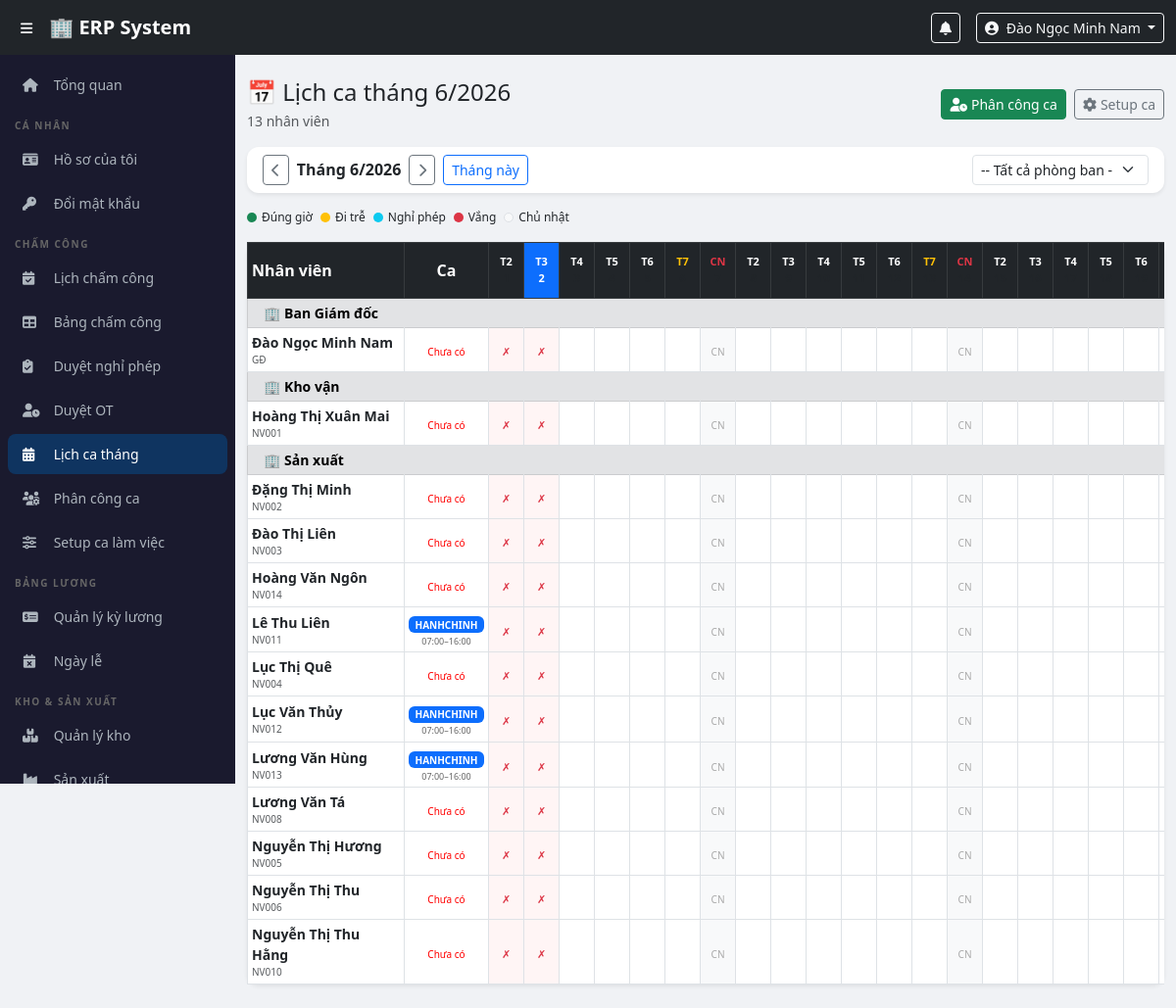
Page /modules/attendance/shift_schedule.php (signed in) on the committed database.
### tables this page shows
CREATE TABLE `users` (
  `id` int(11) NOT NULL,
  `employee_code` varchar(20) NOT NULL,
  `full_name` varchar(100) NOT NULL,
  `username` varchar(50) NOT NULL,
  `password_hash` varchar(255) NOT NULL,
  `email` varchar(100) DEFAULT NULL,
  `phone` varchar(20) DEFAULT NULL,
  `role_id` int(11) NOT NULL,
  `department_id` int(11) DEFAULT NULL,
  `is_active` tinyint(1) DEFAULT 1,
  `created_at` timestamp NOT NULL DEFAULT current_timestamp()
);

CREATE TABLE `departments` (
  `id` int(11) NOT NULL,
  `name` varchar(100) NOT NULL,
  `created_at` timestamp NOT NULL DEFAULT current_timestamp()
);

CREATE TABLE `work_shifts` (
  `id` int(11) NOT NULL,
  `shift_code` varchar(20) NOT NULL,
  `shift_name` varchar(100) NOT NULL,
  `start_time` time NOT NULL,
  `end_time` time NOT NULL,
  `late_threshold` int(11) DEFAULT 15,
  `break_minutes` int(11) DEFAULT 60,
  `work_hours` decimal(4,2) DEFAULT 8.00,
  `ot_multiplier` decimal(3,2) DEFAULT 1.50,
  `weekend_multiplier` decimal(3,2) DEFAULT 2.00,
  `holiday_multiplier` decimal(3,2) DEFAULT 3.00,
  `color` varchar(20) DEFAULT '#0d6efd',
  `is_active` tinyint(1) DEFAULT 1,
  `created_by` int(11) DEFAULT NULL,
  `created_at` timestamp NOT NULL DEFAULT current_timestamp()
);

### config/auth.php (called while the page is built, shortened)
<?php
function currentUser() {
    return [
        'id'          => $_SESSION['user_id']   ?? null,
        'full_name'   => $_SESSION['full_name'] ?? '',
        'username'    => $_SESSION['username']  ?? '',
        'role'        => $_SESSION['role']      ?? '',
        'role_name'   => $_SESSION['role_name'] ?? '',
        'employee_code' => $_SESSION['employee_code'] ?? '',
        'department_id' => $_SESSION['department_id'] ?? null,
    ];
}
?>

### modules/attendance/shift_schedule.php (the view, shortened to what this page needs)
<?php
require_once $_SERVER['DOCUMENT_ROOT'] . '/erp/config/auth.php';
$pdo = getDBConnection();
$viewMonth = (int)($_GET['month'] ?? date('m'));
$viewYear  = (int)($_GET['year']  ?? date('Y'));
$filterDept = (int)($_GET['dept'] ?? 0);
$sql = "SELECT u.id, u.full_name, u.employee_code, d.name AS dept_name,
               ws.shift_name, ws.color AS shift_color,
               ws.start_time, ws.end_time, ws.shift_code
        FROM users u
        LEFT JOIN departments d ON u.department_id = d.id
        LEFT JOIN employee_shifts es ON es.user_id = u.id
            AND es.effective_date <= LAST_DAY(?)
            AND (es.end_date IS NULL OR es.end_date >= ?)
        LEFT JOIN work_shifts ws ON es.shift_id = ws.id
        WHERE u.is_active = 1";
$params = ["$viewYear-$viewMonth-01", "$viewYear-$viewMonth-01"];
$sql .= " ORDER BY d.name, u.full_name";
$stmt = $pdo->prepare($sql);
$stmt->execute($params);
$employees = $stmt->fetchAll();
$attMap = [];
$leaveMap = [];
$daysInMon = cal_days_in_month(CAL_GREGORIAN, $viewMonth, $viewYear);
include $_SERVER['DOCUMENT_ROOT'] . '/erp/includes/header.php';
include $_SERVER['DOCUMENT_ROOT'] . '/erp/includes/sidebar.php';
?>
<div class="main-content">
<div class="container-fluid py-4">
    <div class="d-flex justify-content-between align-items-center mb-3">
        <div>
            <h4 class="mb-1">📅 Lịch ca tháng <?= $viewMonth . '/' . $viewYear ?></h4>
            <p class="text-muted small mb-0"><?= count($employees) ?> nhân viên</p>
        </div>
        <div class="d-flex gap-2">
            <a href="/erp/modules/attendance/shift_assign.php" class="btn btn-success btn-sm">
                <i class="fas fa-user-clock me-1"></i>Phân công ca
            </a>
            <a href="/erp/modules/attendance/shift_setup.php" class="btn btn-outline-secondary btn-sm">
                <i class="fas fa-cog me-1"></i>Setup ca
            </a>
        </div>
    </div>
    <div class="card border-0 shadow-sm mb-3">
        <div class="card-body py-2">
            <div class="d-flex align-items-center gap-3 flex-wrap">
                <div class="d-flex align-items-center gap-2">
                    <a href="?month=<?= $viewMonth-1 ?>&year=<?= $viewYear ?>&dept=<?= $filterDept ?>"
                       class="btn btn-sm btn-outline-secondary"><i class="fas fa-chevron-left"></i></a>
                    <strong>Tháng <?= $viewMonth ?>/<?= $viewYear ?></strong>
                    <a href="?month=<?= $viewMonth+1 ?>&year=<?= $viewYear ?>&dept=<?= $filterDept ?>"
                       class="btn btn-sm btn-outline-secondary"><i class="fas fa-chevron-right"></i></a>
                    <a href="?month=<?= date('m') ?>&year=<?= date('Y') ?>&dept=<?= $filterDept ?>"
                       class="btn btn-sm btn-outline-primary">Tháng này</a>
                </div>
                <form method="GET" class="d-flex gap-2 ms-auto">
                    <select name="dept" class="form-select form-select-sm" style="width:180px;" onchange="this.form.submit()">
                        <option value="">-- Tất cả phòng ban --</option>
                    </select>
                </form>
            </div>
        </div>
    </div>
    <div class="d-flex flex-wrap gap-2 mb-3">
        <span class="legend-item"><span class="dot bg-success"></span>Đúng giờ</span>
        <span class="legend-item"><span class="dot bg-warning"></span>Đi trễ</span>
        <span class="legend-item"><span class="dot bg-info"></span>Nghỉ phép</span>
        <span class="legend-item"><span class="dot bg-danger"></span>Vắng</span>
        <span class="legend-item"><span class="dot bg-light border"></span>Chủ nhật</span>
    </div>
    <div class="card border-0 shadow-sm">
        <div class="card-body p-0">
            <div class="table-responsive" style="overflow-x:auto;">
                <table class="table table-bordered table-sm schedule-table mb-0">
                    <thead>
                        <tr class="table-dark">
                            <th class="sticky-col fw-bold" style="min-width:160px;">Nhân viên</th>
                            <th class="text-center" style="min-width:60px;">Ca</th>
                            <?php for ($d = 1; $d <= $daysInMon; $d++):
                                $dateStr = "$viewYear-" . str_pad($viewMonth,2,'0',STR_PAD_LEFT) . "-" . str_pad($d,2,'0',STR_PAD_LEFT);
                                $dow = date('N', strtotime($dateStr));
                                $isToday = $dateStr === date('Y-m-d');
                                $isSun = $dow == 7;
                                $isSat = $dow == 6;
                            ?>
                            <th class="text-center px-1 <?= $isSun?'text-danger':($isSat?'text-warning':'') ?> <?= $isToday?'bg-primary text-white':'' ?>"
                                style="min-width:36px; font-size:11px;">
                                <div><?= ['','T2','T3','T4','T5','T6','T7','CN'][$dow] ?></div>
                                <div class="<?= $isToday?'':'text-muted' ?>"><?= $d ?></div>
                            </th>
                            <?php endfor; ?>
                        </tr>
                    </thead>
                    <tbody>
                    <?php
                    $prevDept = null;
                    foreach ($employees as $emp):
                        if ($emp['dept_name'] !== $prevDept):
                            $prevDept = $emp['dept_name'];
                    ?>
                    <tr class="table-secondary">
                        <td colspan="<?= $daysInMon + 5 ?>" class="fw-bold small py-1 ps-3">
                            🏢 <?= htmlspecialchars($emp['dept_name'] ?? 'Chưa phân phòng ban') ?>
                        </td>
                    </tr>
                    <?php endif; ?>
                    <?php
                        $workDays = 0; $lateDays = 0; $leaveDays = 0;
                    ?>
                    <tr>
                        <td class="sticky-col" style="min-width:160px;">
                            <div class="fw-semibold small"><?= htmlspecialchars($emp['full_name']) ?></div>
                            <div class="text-muted" style="font-size:10px;"><?= $emp['employee_code'] ?></div>
                        </td>
                        <td class="text-center">
                            <?php if ($emp['shift_name']): ?>
                            <span class="badge" style="background:<?= $emp['shift_color'] ?>; font-size:10px; white-space:nowrap;">
                                <?= htmlspecialchars($emp['shift_code']) ?>
                            </span>
                            <div style="font-size:9px; color:#666;">
                                <?= substr($emp['start_time'],0,5) ?>–<?= substr($emp['end_time'],0,5) ?>
                            </div>
                            <?php else: ?>
                            <span style="font-size:10px; color:red;">Chưa có</span>
                            <?php endif; ?>
                        </td>
                        <?php for ($d = 1; $d <= $daysInMon; $d++):
                            $dateStr = "$viewYear-" . str_pad($viewMonth,2,'0',STR_PAD_LEFT) . "-" . str_pad($d,2,'0',STR_PAD_LEFT);
                            $dow = date('N', strtotime($dateStr));
                            $isSun = $dow == 7;
                            $isFuture = $dateStr > date('Y-m-d');
                            $att   = $attMap[$emp['id']][$dateStr] ?? null;
                            $leave = $leaveMap[$emp['id']][$dateStr] ?? null;
                            $cellBg = ''; $cellContent = '';
                            if ($isSun) {
                                $cellBg = '#f8f9fa';
                                $cellContent = '<span style="font-size:10px;color:#aaa;">CN</span>';
                            } elseif ($isFuture) {
                                $cellContent = '';
                            } elseif ($leave && !$att) {
                                $leaveDays++;
                                $cellBg = '#e8f4fd';
                                $cellContent = '<span style="font-size:11px;">🏖️</span>';
                            } elseif (!$isFuture) {
                                $cellBg = '#fff5f5';
                                $cellContent = '<span class="text-danger" style="font-size:11px;">✗</span>';
                            }
                        ?>
                        <td class="text-center px-0" style="background:<?= $cellBg ?>;">
                            <?= $cellContent ?>
                        </td>
                        <?php endfor; ?>
                    </tr>
                    <?php endforeach; ?>
                    </tbody>
                </table>
            </div>
        </div>
    </div>
</div>
</div>
<?php include $_SERVER['DOCUMENT_ROOT'] . '/erp/includes/footer.php'; ?>

### includes/header.php (shortened to what this page needs)
<?php
$user = currentUser();
?>
<!DOCTYPE html>
<html lang="vi">
<head>
    <link href="https://cdn.jsdelivr.net/npm/bootstrap@5.3.0/dist/css/bootstrap.min.css" rel="stylesheet">
    <link href="https://cdnjs.cloudflare.com/ajax/libs/font-awesome/6.4.0/css/all.min.css" rel="stylesheet">
    <link href="/erp/assets/css/style.css" rel="stylesheet">
</head>
<body>
<nav class="navbar navbar-expand-lg navbar-dark bg-dark fixed-top" style="z-index:1030;">
    <div class="container-fluid">
        <button class="btn btn-sm text-white me-2" id="sidebarToggle">
            <i class="fas fa-bars"></i>
        </button>
        <a class="navbar-brand fw-bold" href="/erp/dashboard.php">🏢 ERP System</a>
        <div class="ms-auto d-flex align-items-center gap-3">
            <div class="dropdown">
                <button class="btn btn-sm btn-outline-light position-relative" data-bs-toggle="dropdown">
                    <i class="fas fa-bell"></i>
                </button>
            </div>
            <div class="dropdown">
                <button class="btn btn-sm btn-outline-light dropdown-toggle" data-bs-toggle="dropdown">
                    <i class="fas fa-user-circle me-1"></i>
                    <?= htmlspecialchars($user['full_name']) ?>
                </button>
            </div>
        </div>
    </div>
</nav>

### assets/css/style.css (style rules this page uses)
body { padding-top: 56px; background: #f0f2f5; font-family: 'Segoe UI', sans-serif; }
.main-content { margin-left: 240px; transition: margin-left 0.3s; min-height: calc(100vh - 56px); }
.card { border-radius: 12px !important; }

### modules/attendance/shift_schedule.php (style rules this page uses)
.schedule-table th, .schedule-table td { vertical-align: middle; }
.sticky-col { position: sticky; left: 0; background: #fff; z-index: 2; box-shadow: 2px 0 4px rgba(0,0,0,.08); }
.legend-item { display: inline-flex; align-items: center; gap: 5px; font-size: 12px; }
.dot { display: inline-block; width: 10px; height: 10px; border-radius: 50%; }

### rows in the picture
users: full_name "Đào Ngọc Minh Nam", department.name "Ban Giám đốc", employee_code "GĐ", shows "Chưa có"
users: department.name "Kho vận", full_name "Hoàng Thị Xuân Mai", employee_code "NV001", shows "Chưa có"
users: department.name "Sản xuất", full_name "Đặng Thị Minh", employee_code "NV002", shows "Chưa có"
users: full_name "Đào Thị Liên", employee_code "NV003", shows "Chưa có"
users: full_name "Hoàng Văn Ngôn", employee_code "NV014", shows "Chưa có"
users: full_name "Lê Thu Liên", employee_code "NV011", work_shifts.shift_code "HANHCHINH", work_shifts.start_time "07:00", work_shifts.end_time "16:00"
users: full_name "Lục Thị Quê", employee_code "NV004", shows "Chưa có"
users: full_name "Lục Văn Thủy", employee_code "NV012", work_shifts.shift_code "HANHCHINH", work_shifts.start_time "07:00", work_shifts.end_time "16:00"
users: full_name "Lương Văn Hùng", employee_code "NV013", work_shifts.shift_code "HANHCHINH", work_shifts.start_time "07:00", work_shifts.end_time "16:00"
users: full_name "Lương Văn Tá", employee_code "NV008", shows "Chưa có"
users: full_name "Nguyễn Thị Hương", employee_code "NV005", shows "Chưa có"
users: full_name "Nguyễn Thị Thu", employee_code "NV006", shows "Chưa có"
users: full_name "Nguyễn Thị Thu Hằng", employee_code "NV010", shows "Chưa có"

### other values in the picture
$viewMonth "6"
count($employees) "13"
